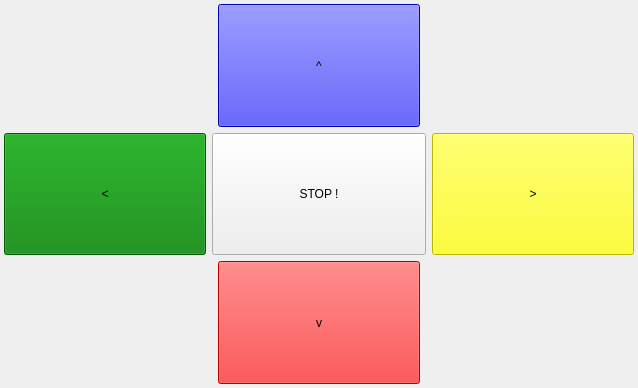
<?xml version="1.0" encoding="UTF-8"?>
<ui version="4.0">
 <class>GamePad</class>
 <widget class="QWidget" name="GamePad">
  <property name="geometry">
   <rect>
    <x>0</x>
    <y>0</y>
    <width>638</width>
    <height>388</height>
   </rect>
  </property>
  <property name="windowTitle">
   <string>Game pad</string>
  </property>
  <layout class="QGridLayout" name="gridLayout_2">
   <property name="margin">
    <number>0</number>
   </property>
   <item row="0" column="0">
    <layout class="QGridLayout" name="gridLayout">
     <property name="margin">
      <number>4</number>
     </property>
     <item row="1" column="0">
      <widget class="QToolButton" name="button_left">
       <property name="sizePolicy">
        <sizepolicy hsizetype="Expanding" vsizetype="Expanding">
         <horstretch>0</horstretch>
         <verstretch>0</verstretch>
        </sizepolicy>
       </property>
       <property name="toolTip">
        <string>Q</string>
       </property>
       <property name="styleSheet">
        <string notr="true">background-color: green;
color: black;</string>
       </property>
       <property name="text">
        <string>&lt;</string>
       </property>
      </widget>
     </item>
     <item row="1" column="4">
      <widget class="QToolButton" name="button_right">
       <property name="sizePolicy">
        <sizepolicy hsizetype="Expanding" vsizetype="Expanding">
         <horstretch>0</horstretch>
         <verstretch>0</verstretch>
        </sizepolicy>
       </property>
       <property name="toolTip">
        <string>D</string>
       </property>
       <property name="styleSheet">
        <string notr="true">background-color: yellow;
color: black;</string>
       </property>
       <property name="text">
        <string>&gt;</string>
       </property>
      </widget>
     </item>
     <item row="2" column="0">
      <spacer name="verticalSpacer">
       <property name="orientation">
        <enum>Qt::Vertical</enum>
       </property>
       <property name="sizeHint" stdset="0">
        <size>
         <width>20</width>
         <height>40</height>
        </size>
       </property>
      </spacer>
     </item>
     <item row="0" column="0">
      <spacer name="verticalSpacer_2">
       <property name="orientation">
        <enum>Qt::Vertical</enum>
       </property>
       <property name="sizeHint" stdset="0">
        <size>
         <width>20</width>
         <height>40</height>
        </size>
       </property>
      </spacer>
     </item>
     <item row="0" column="4">
      <spacer name="verticalSpacer_3">
       <property name="orientation">
        <enum>Qt::Vertical</enum>
       </property>
       <property name="sizeHint" stdset="0">
        <size>
         <width>20</width>
         <height>40</height>
        </size>
       </property>
      </spacer>
     </item>
     <item row="2" column="4">
      <spacer name="verticalSpacer_4">
       <property name="orientation">
        <enum>Qt::Vertical</enum>
       </property>
       <property name="sizeHint" stdset="0">
        <size>
         <width>20</width>
         <height>40</height>
        </size>
       </property>
      </spacer>
     </item>
     <item row="1" column="1" colspan="3">
      <widget class="QToolButton" name="button_stop">
       <property name="sizePolicy">
        <sizepolicy hsizetype="Expanding" vsizetype="Expanding">
         <horstretch>0</horstretch>
         <verstretch>0</verstretch>
        </sizepolicy>
       </property>
       <property name="statusTip">
        <string>ESC</string>
       </property>
       <property name="text">
        <string>STOP !</string>
       </property>
      </widget>
     </item>
     <item row="2" column="2">
      <widget class="QToolButton" name="button_down">
       <property name="sizePolicy">
        <sizepolicy hsizetype="Expanding" vsizetype="Expanding">
         <horstretch>0</horstretch>
         <verstretch>0</verstretch>
        </sizepolicy>
       </property>
       <property name="toolTip">
        <string>W</string>
       </property>
       <property name="styleSheet">
        <string notr="true">background-color: red;
color: black;</string>
       </property>
       <property name="text">
        <string>v</string>
       </property>
      </widget>
     </item>
     <item row="0" column="2">
      <widget class="QToolButton" name="button_up">
       <property name="sizePolicy">
        <sizepolicy hsizetype="Expanding" vsizetype="Expanding">
         <horstretch>0</horstretch>
         <verstretch>0</verstretch>
        </sizepolicy>
       </property>
       <property name="toolTip">
        <string>Z</string>
       </property>
       <property name="styleSheet">
        <string notr="true">background-color: blue;
color: black;</string>
       </property>
       <property name="text">
        <string>^</string>
       </property>
      </widget>
     </item>
    </layout>
   </item>
  </layout>
 </widget>
 <resources/>
 <connections/>
</ui>
